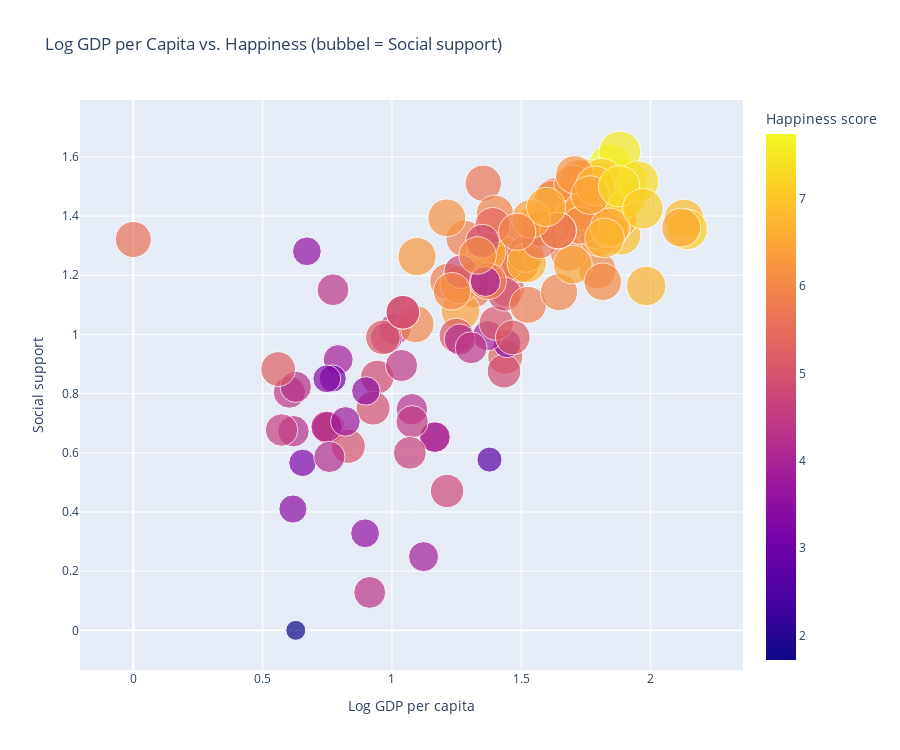

Notebook code for this chart:
### Markdown cell above
Landen met een hoge Log GDP per capita bevinden zich rechts in de grafiek en tonen vrijwel zonder uitzondering hoge happiness scores. Dit suggereert dat economische stabiliteit, waaronder dus factoren als werkgelegenheid, inkomenszekerheid en toegang tot voorzieningen, bijdraagt aan een verhoogd gevoel van welzijn. In rijkere landen is de kans op langdurige werkloosheid kleiner, zijn er meer middelen voor sociale zekerheid, en is de publieke infrastructuur (zoals transport en huisvesting) doorgaans beter geregeld.

Economische rijkdom vertaalt zich ook in betere gezondheidsvoorzieningen. In landen met een hoger BBP per capita is de Healthy life expectancy doorgaans aanzienlijk hoger, wat op zijn beurt bijdraagt aan het algemene levensgeluk. Gezond zijn is niet alleen een fysieke toestand maar beïnvloedt ook mentale gezondheid, levenskwaliteit en de mate waarin mensen actief kunnen deelnemen aan de samenleving.

De grootte van de bubbels weerspiegelt het niveau van social support, en duidelijk is dat grotere bubbels (meer steun) vaker in het bovenste deel van de grafiek verschijnen, bij landen met hogere geluksscores. Dit impliceert dat zelfs als economische omstandigheden goed zijn, sociale verbondenheid een essentiële factor blijft. Mensen voelen zich gelukkiger als ze op vrienden, familie of de overheid kunnen terugvallen in moeilijke tijden.

Hoewel klimaat in deze visualisatie niet direct is opgenomen, laat het ontbreken ervan zien dat een hoge happiness score ook mogelijk is zonder zonnig, mild weer. Landen met strenge winters, zoals Zweden, Noorwegen en Finland, scoren hoog op zowel GDP als social support, en behoren tegelijk tot de gelukkigste landen ter wereld. Dit ondersteunt het idee dat sociaal-economische factoren zwaarder wegen dan klimaatfactoren in het verklaren van geluk.

### Code cell
# Verwijder alle rijen waar één van deze kolommen NaN is
df_clean = df123.dropna(subset=['Log GDP per capita', 'Ladder score', 'Social support'])

# Maak de bubble plot op de schone data
figbub = px.scatter(
    df_clean,
    x='Log GDP per capita',
    y='Social support',
    size='Ladder score',
    color='Ladder score',
    hover_name='country',
    size_max=30,
    height=750,
    title='Log GDP per Capita vs. Happiness (bubbel = Social support)',
    labels={
        'Log GDP per capita': 'Log GDP per capita',
        'Ladder score': 'Happiness score',
        'Social support': 'Social support'
    }
)

figbub.show()  # Waarom heeft Venezuela 0 gdp LMAO

### Figure 1 — Plotly figure (JSON) as saved in the notebook; plotly's stock layout.template omitted (floating-point values rounded to 4 significant figures; data arrays with more than 128 entries replaced by an {"elided": "..."} marker saying what was removed)
{"data": [{"hovertemplate": "<b>%{hovertext}</b><br><br>Log GDP per capita=%{x}<br>Social support=%{y}<br>Happiness score=%{marker.color}<extra></extra>", "hovertext": {"elided": "134 str values"}, "legendgroup": "", "marker": {"color": {"elided": "134 float values"}, "coloraxis": "coloraxis", "size": {"elided": "134 float values"}, "sizemode": "area", "sizeref": 0.008601, "symbol": "circle"}, "mode": "markers", "name": "", "orientation": "v", "showlegend": false, "type": "scatter", "x": {"elided": "134 float values"}, "xaxis": "x", "y": {"elided": "134 float values"}, "yaxis": "y"}], "layout": {"coloraxis": {"colorbar": {"title": {"text": "Happiness score"}}, "colorscale": [[0.0, "#0d0887"], [0.1111, "#46039f"], [0.2222, "#7201a8"], [0.3333, "#9c179e"], [0.4444, "#bd3786"], [0.5556, "#d8576b"], [0.6667, "#ed7953"], [0.7778, "#fb9f3a"], [0.8889, "#fdca26"], [1.0, "#f0f921"]]}, "height": 750, "legend": {"itemsizing": "constant", "tracegroupgap": 0}, "title": {"text": "Log GDP per Capita vs. Happiness (bubbel = Social support)"}, "xaxis": {"anchor": "y", "domain": [0.0, 1.0], "title": {"text": "Log GDP per capita"}}, "yaxis": {"anchor": "x", "domain": [0.0, 1.0], "title": {"text": "Social support"}}}}
